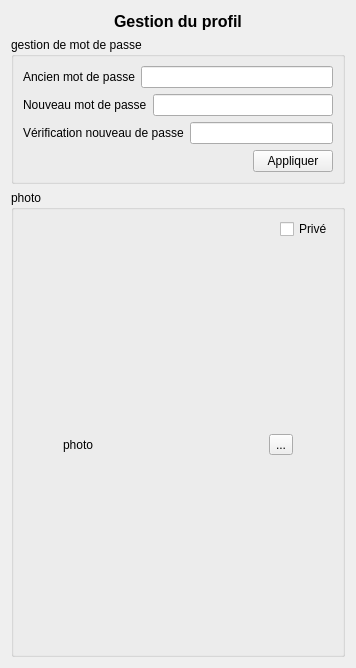
     <widget class="QWidget" name="tab_3">
      <attribute name="title">
       <string>Profil</string>
      </attribute>
      <layout class="QVBoxLayout" name="verticalLayout_28">
       <item>
        <layout class="QVBoxLayout" name="verticalLayout_26">
         <item>
          <layout class="QHBoxLayout" name="horizontalLayout_19">
           <item>
            <spacer name="horizontalSpacer_22">
             <property name="orientation">
              <enum>Qt::Horizontal</enum>
             </property>
             <property name="sizeHint" stdset="0">
              <size>
               <width>40</width>
               <height>20</height>
              </size>
             </property>
            </spacer>
           </item>
           <item>
            <widget class="QLabel" name="label_16">
             <property name="font">
              <font>
               <pointsize>12</pointsize>
               <weight>75</weight>
               <bold>true</bold>
              </font>
             </property>
             <property name="text">
              <string>Gestion du profil</string>
             </property>
            </widget>
           </item>
           <item>
            <spacer name="horizontalSpacer_23">
             <property name="orientation">
              <enum>Qt::Horizontal</enum>
             </property>
             <property name="sizeHint" stdset="0">
              <size>
               <width>40</width>
               <height>20</height>
              </size>
             </property>
            </spacer>
           </item>
          </layout>
         </item>
         <item>
          <layout class="QHBoxLayout" name="horizontalLayout_41">
           <item>
            <widget class="QGroupBox" name="groupBox_16">
             <property name="title">
              <string>gestion de mot de passe</string>
             </property>
             <layout class="QVBoxLayout" name="verticalLayout_27">
              <item>
               <layout class="QVBoxLayout" name="verticalLayout_16">
                <item>
                 <layout class="QHBoxLayout" name="horizontalLayout_57">
                  <item>
                   <widget class="QLabel" name="label_24">
                    <property name="text">
                     <string>Ancien mot de passe</string>
                    </property>
                   </widget>
                  </item>
                  <item>
                   <widget class="QLineEdit" name="lineEdit_AncienPwd">
                    <property name="echoMode">
                     <enum>QLineEdit::Password</enum>
                    </property>
                   </widget>
                  </item>
                 </layout>
                </item>
                <item>
                 <layout class="QHBoxLayout" name="horizontalLayout_58">
                  <item>
                   <widget class="QLabel" name="label_25">
                    <property name="text">
                     <string>Nouveau mot de passe</string>
                    </property>
                   </widget>
                  </item>
                  <item>
                   <widget class="QLineEdit" name="lineEdit_NouveauPwd">
                    <property name="echoMode">
                     <enum>QLineEdit::Password</enum>
                    </property>
                   </widget>
                  </item>
                 </layout>
                </item>
                <item>
                 <layout class="QHBoxLayout" name="horizontalLayout_59">
                  <item>
                   <widget class="QLabel" name="label_23">
                    <property name="text">
                     <string>Vérification nouveau de passe</string>
                    </property>
                   </widget>
                  </item>
                  <item>
                   <widget class="QLineEdit" name="lineEdit_VerifNouveauPwd">
                    <property name="echoMode">
                     <enum>QLineEdit::Password</enum>
                    </property>
                   </widget>
                  </item>
                 </layout>
                </item>
                <item>
                 <layout class="QHBoxLayout" name="horizontalLayout_60">
                  <property name="topMargin">
                   <number>0</number>
                  </property>
                  <item>
                   <spacer name="horizontalSpacer_34">
                    <property name="orientation">
                     <enum>Qt::Horizontal</enum>
                    </property>
                    <property name="sizeHint" stdset="0">
                     <size>
                      <width>40</width>
                      <height>20</height>
                     </size>
                    </property>
                   </spacer>
                  </item>
                  <item>
                   <widget class="QPushButton" name="pushButton_ModifPwd">
                    <property name="text">
                     <string>Appliquer</string>
                    </property>
                   </widget>
                  </item>
                 </layout>
                </item>
               </layout>
              </item>
             </layout>
            </widget>
           </item>
          </layout>
         </item>
         <item>
          <layout class="QHBoxLayout" name="horizontalLayout_20">
           <item>
            <widget class="QGroupBox" name="groupBox_11">
             <property name="title">
              <string>photo</string>
             </property>
             <layout class="QVBoxLayout" name="verticalLayout_15">
              <item>
               <layout class="QHBoxLayout" name="horizontalLayout_21">
                <item>
                 <spacer name="horizontalSpacer_19">
                  <property name="orientation">
                   <enum>Qt::Horizontal</enum>
                  </property>
                  <property name="sizeHint" stdset="0">
                   <size>
                    <width>40</width>
                    <height>20</height>
                   </size>
                  </property>
                 </spacer>
                </item>
                <item>
                 <widget class="QCheckBox" name="checkBox_photo">
                  <property name="text">
                   <string>Privé</string>
                  </property>
                 </widget>
                </item>
               </layout>
              </item>
              <item>
               <layout class="QHBoxLayout" name="horizontalLayout_22">
                <item>
                 <spacer name="horizontalSpacer_20">
                  <property name="orientation">
                   <enum>Qt::Horizontal</enum>
                  </property>
                  <property name="sizeHint" stdset="0">
                   <size>
                    <width>40</width>
                    <height>20</height>
                   </size>
                  </property>
                 </spacer>
                </item>
                <item>
                 <widget class="QLabel" name="label_Photo">
                  <property name="minimumSize">
                   <size>
                    <width>200</width>
                    <height>400</height>
                   </size>
                  </property>
                  <property name="maximumSize">
                   <size>
                    <width>500</width>
                    <height>700</height>
                   </size>
                  </property>
                  <property name="baseSize">
                   <size>
                    <width>10</width>
                    <height>10</height>
                   </size>
                  </property>
                  <property name="text">
                   <string>photo</string>
                  </property>
                  <property name="scaledContents">
                   <bool>true</bool>
                  </property>
                 </widget>
                </item>
                <item>
                 <widget class="QToolButton" name="toolButton">
                  <property name="text">
                   <string>...</string>
                  </property>
                 </widget>
                </item>
                <item>
                 <spacer name="horizontalSpacer_21">
                  <property name="orientation">
                   <enum>Qt::Horizontal</enum>
                  </property>
                  <property name="sizeHint" stdset="0">
                   <size>
                    <width>40</width>
                    <height>20</height>
                   </size>
                  </property>
                 </spacer>
                </item>
               </layout>
              </item>
             </layout>
            </widget>
           </item>
          </layout>
         </item>
        </layout>
       </item>
      </layout>
     </widget>
